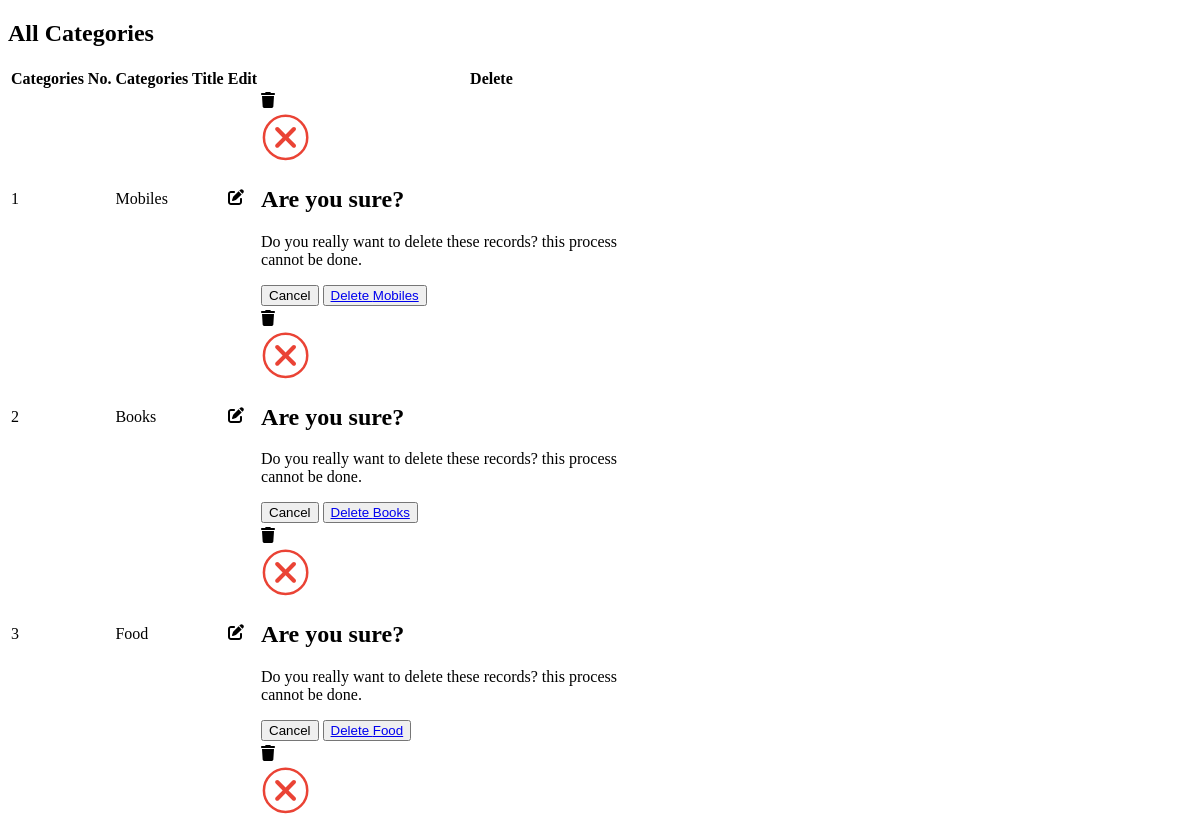
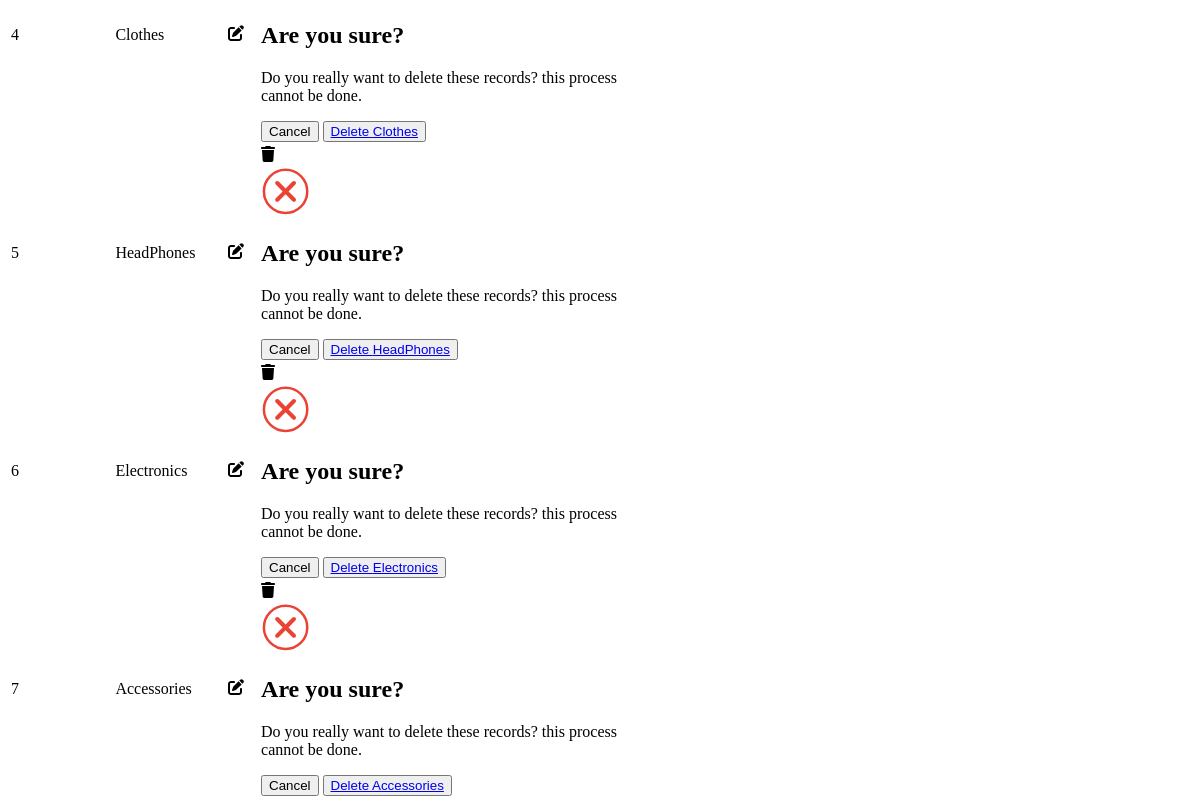
/admin/view_categories.php, run on an earlier commit of the app's database (2 pictures, top to bottom).
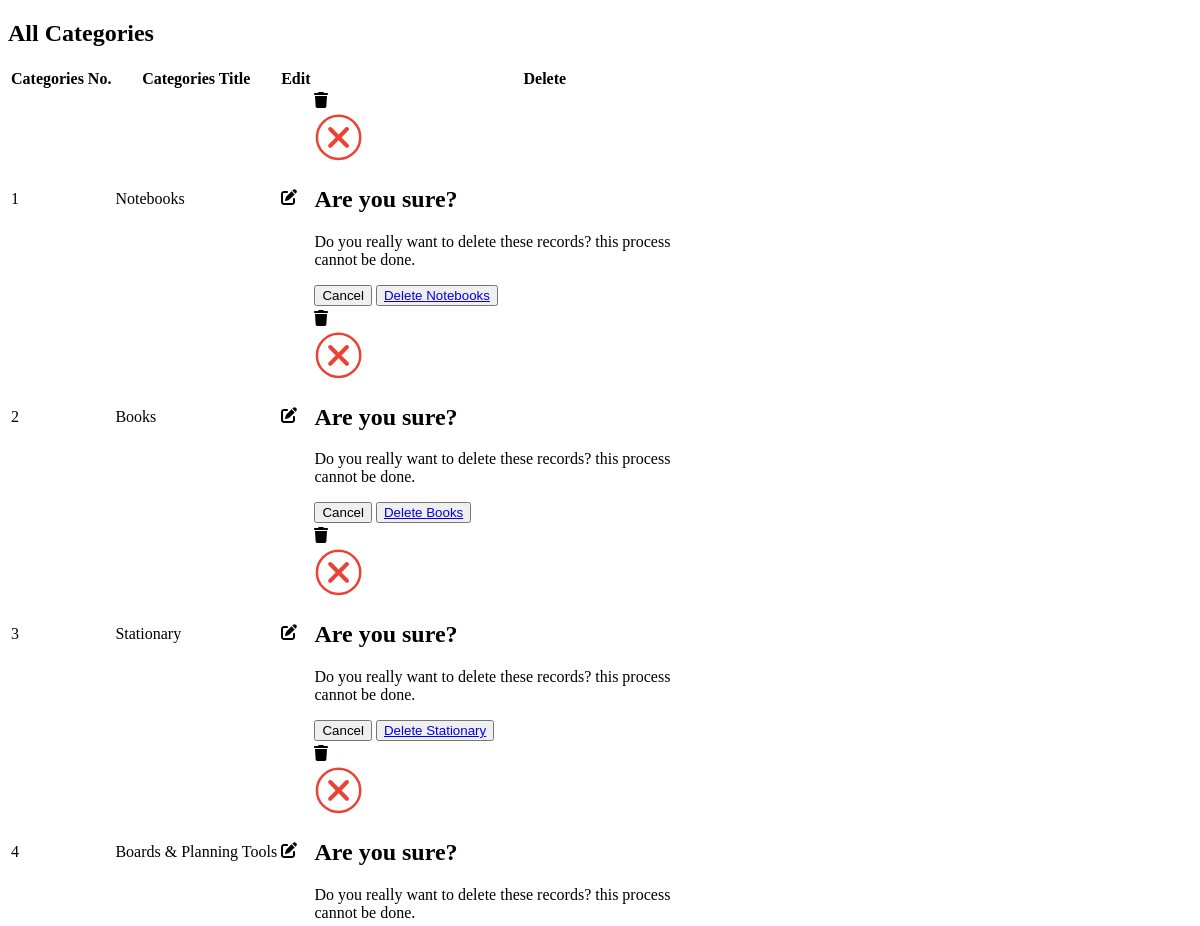
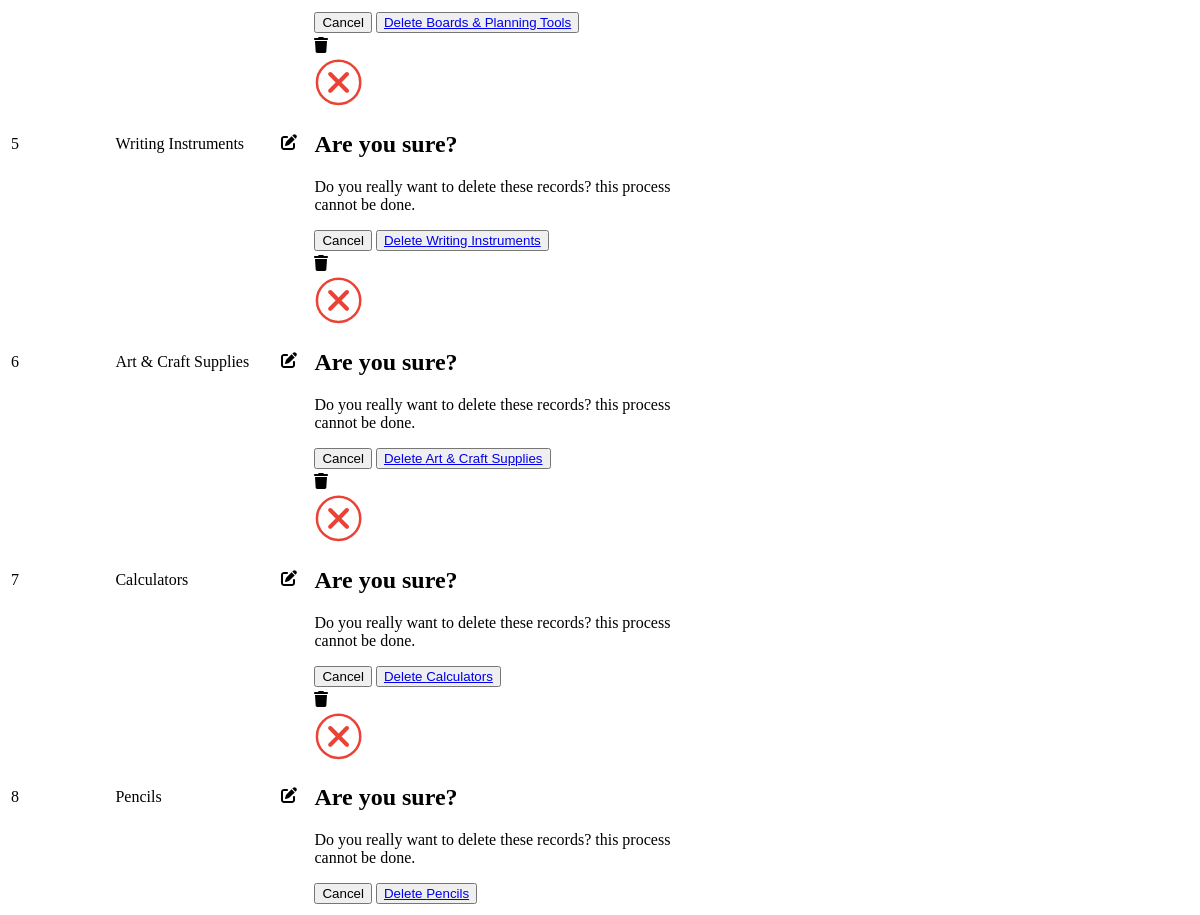
And on a later commit of the database (2 pictures, top to bottom).
### tables this page shows
CREATE TABLE `categories` (
  `category_id` int(11) NOT NULL,
  `category_title` varchar(100) NOT NULL
);

### admin/view_categories.php (the view, shortened to what this page needs)
<!DOCTYPE html>
<html lang="en">
<head>
</head>
<body>
    <div class="container">
        <div class="categ-header">
            <div class="sub-title">
                <h2>All Categories</h2>
            </div>
        </div>
        <div class="table-data">
            <table class="table table-bordered table-hover table-striped text-center">
                <thead class="table-dark">
                    <tr>
                        <th>Categories No.</th>
                        <th>Categories Title</th>
                        <th>Edit</th>
                        <th>Delete</th>
                    </tr>
                </thead>
                <tbody>
                    <?php
                        $get_category_query = "SELECT * FROM `categories`";
                        $get_category_result = mysqli_query($con,$get_category_query);
                        $id_number = 1;
                        while($row_fetch_categories = mysqli_fetch_array($get_category_result)){
                            $category_id = $row_fetch_categories['category_id'];
                            $category_title = $row_fetch_categories['category_title'];
                            echo "
                            <tr>
                            <td>$id_number</td>
                            <td>$category_title</td>
                            <td>
                                <a href='index.php?edit_category=$category_id'>
                                </a>
                            </td>
                            <td>
                                <a href='index.php?delete_category=$category_id' data-bs-toggle='modal' data-bs-target='#deleteModal_$category_id'>
                                </a>
                                <div class='modal fade' id='deleteModal_$category_id' tabindex='-1' aria-labelledby='deleteModal_$category_id.Label' aria-hidden='true'>
                                    <div class='modal-dialog modal-dialog-centered justify-content-center'>
                                        <div class='modal-content' style='width:80%;'>
                                            <div class='modal-body'>
                                                <div class='d-flex flex-column gap-3 align-items-center text-center'>
                                                    <span>
                                                    </span>
                                                    <h2>Are you sure?</h2>
                                                    <p>
                                                        Do you really want to delete these records? this process cannot be done.
                                                    </p>
                                                    <div class='btns d-flex gap-3'>
                                                        <button type='button' class='btn px-5 btn-secondary' data-bs-dismiss='modal'>Cancel</button>
                                                        <button type='button' class='btn px-5 btn-primary' data-bs-dismiss='modal'>
                                                            <a class='text-light' href='index.php?delete_brand=$category_id'>
                                                                Delete $category_title
                                                            </a>
                                                        </button>
                                                    </div>
                                                </div>
                                            </div>
                                        </div>
                                    </div>
                                </div>
                            </td>
                        </tr>
                            ";
                            $id_number++;
                        }
                    ?>
                </tbody>
            </table>
        </div>
    </div>
</body>
</html>

What changed in the data, as far as the page shows it:
changed categories: category_title "Mobiles" → "Notebooks"
changed categories: category_title "Food" → "Stationary"
changed categories: category_title "Clothes" → "Boards & Planning Tools"
changed categories: category_title "HeadPhones" → "Writing Instruments"
changed categories: category_title "Electronics" → "Art & Craft Supplies"
changed categories: category_title "Accessories" → "Calculators"
added categories: category_title "Pencils"
